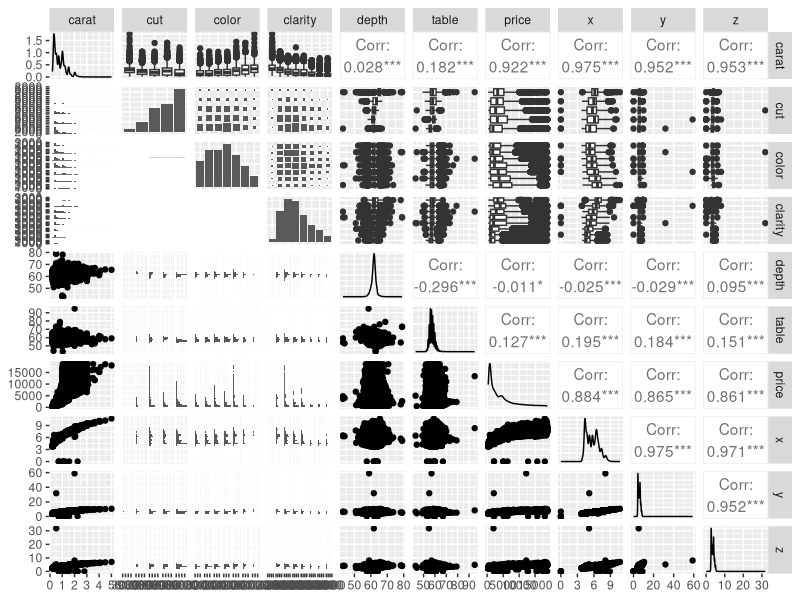
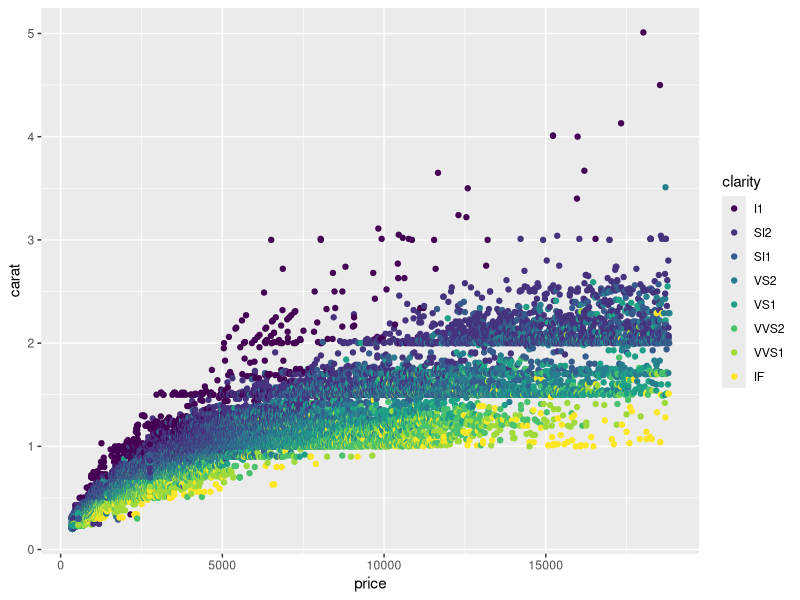
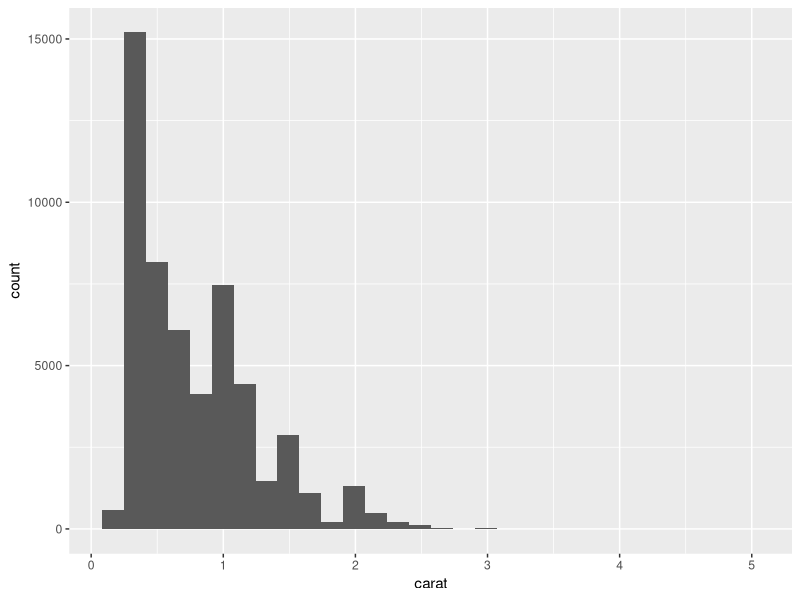

The R script that drew these images, in order:
## ---- chunk 1
library(tidyverse)
library(skimr)
library(GGally)
## ---- chunk 2
view(diamonds)

names(diamonds)
dim(diamonds)
summary(diamonds)
head(diamonds)
tail(diamonds)
skimr::skim(diamonds)
## ---- chunk 3
ggpairs(data=diamonds)
## ---- chunk 4
ggplot( data = diamonds, aes(x=price, y=carat))+
  geom_point(aes(color=clarity))

## ---- chunk 5
ggplot( data = diamonds, aes(x=carat))+
  geom_histogram()
